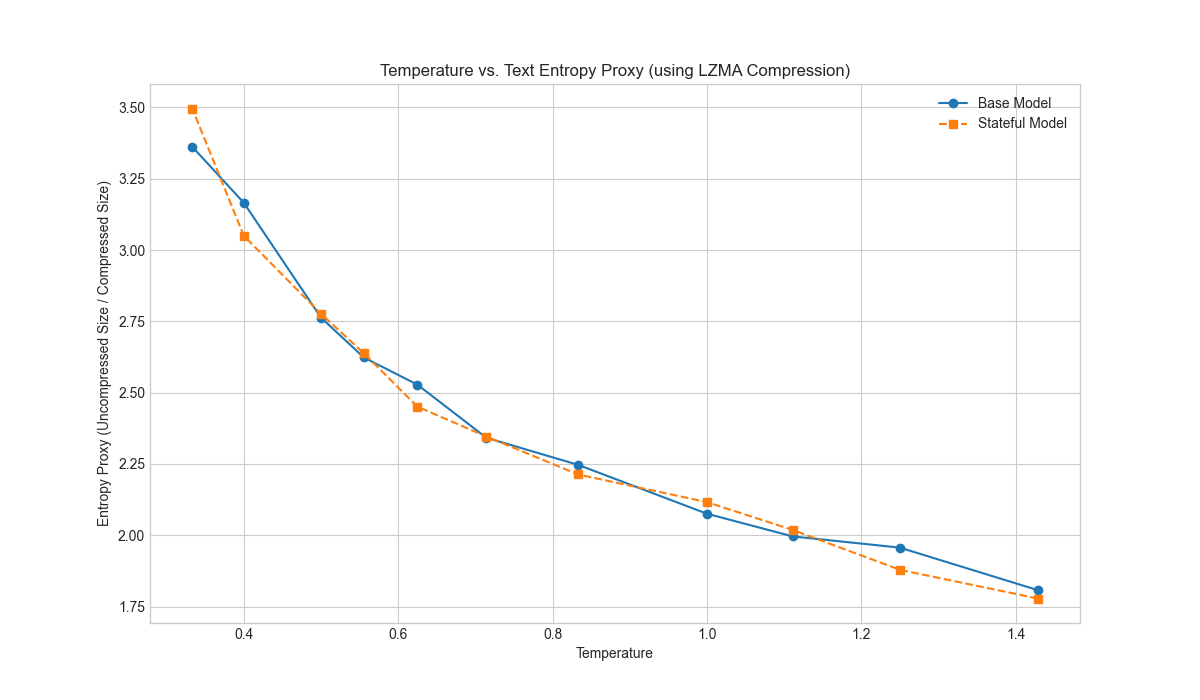

Write Python code to recreate this figure.
import os
import re
import lzma
import matplotlib.pyplot as plt
import pandas as pd

# Provided list of filenames
filenames = [
    "gen_test/base_temp_0dot7.txt",
    "gen_test/base_temp_0dot8.txt",
    "gen_test/base_temp_0dot9.txt",
    "gen_test/base_temp_1dot0.txt",
    "gen_test/base_temp_1dot2.txt",
    "gen_test/base_temp_1dot4.txt",
    "gen_test/base_temp_1dot6.txt",
    "gen_test/base_temp_1dot8.txt",
    "gen_test/base_temp_2dot0.txt",
    "gen_test/base_temp_2dot5.txt",
    "gen_test/base_temp_3dot0.txt",
    "gen_test/stateful_temp_0dot7_recursion.txt",
    "gen_test/stateful_temp_0dot8_recursion.txt",
    "gen_test/stateful_temp_0dot9_recursion.txt",
    "gen_test/stateful_temp_1dot0_recursion.txt",
    "gen_test/stateful_temp_1dot2_recursion.txt",
    "gen_test/stateful_temp_1dot4_recursion.txt",
    "gen_test/stateful_temp_1dot6_recursion.txt",
    "gen_test/stateful_temp_1dot8_recursion.txt",
    "gen_test/stateful_temp_2dot0_recursion.txt",
    "gen_test/stateful_temp_2dot5_recursion.txt",
    "gen_test/stateful_temp_3dot0_recursion.txt",
]

results = []

# Regular expression to parse filenames
# It captures model type (base/stateful) and temperature string (e.g., 0dot7)
pattern = re.compile(r"gen_test/(base|stateful)_temp_([\d+dot\d+]+).*\.txt")

print("Processing files...")

for filepath in filenames:
    match = pattern.match(filepath)
    if not match:
        print(f"Warning: Could not parse filename: {filepath}")
        continue

    model_type = match.group(1)
    temp_str = match.group(2)

    try:
        # Convert temperature string 'XdotY' to float X.Y
        temperature = float(temp_str.replace('dot', '.'))
    except ValueError:
        print(f"Warning: Could not convert temperature '{temp_str}' to float for file: {filepath}")
        continue

    try:
        # Read file content - assuming UTF-8 encoding
        with open(filepath, 'r', encoding='utf-8') as f:
            text_content = f.read()

        # Encode text to bytes for compression and size calculation
        byte_content = text_content.encode('utf-8')
        uncompressed_size = len(byte_content)

        # Handle empty files
        if uncompressed_size == 0:
            print(f"Warning: File is empty: {filepath}")
            entropy_proxy = 1.0 # Or perhaps 0 or NaN, defining 1 means no compression needed/possible
            compressed_size = 0
        else:
            # Compress using lzma
            compressed_content = lzma.compress(byte_content)
            compressed_size = len(compressed_content)

            # Calculate entropy proxy
            if compressed_size > 0:
                entropy_proxy = uncompressed_size / compressed_size
            else:
                # Should ideally not happen for non-empty input with lzma
                print(f"Warning: Compressed size is zero for non-empty file: {filepath}")
                entropy_proxy = float('inf') # Or handle appropriately

        results.append({
            'filepath': filepath,
            'model_type': model_type,
            'temperature': temperature,
            'uncompressed_size': uncompressed_size,
            'compressed_size': compressed_size,
            'entropy_proxy': entropy_proxy
        })
        print(f"Processed: {filepath} -> Temp: {temperature}, Model: {model_type}, Entropy Proxy: {entropy_proxy:.4f}")

    except FileNotFoundError:
        print(f"Error: File not found: {filepath}")
    except Exception as e:
        print(f"Error processing file {filepath}: {e}")

# Convert results to a Pandas DataFrame for easier manipulation and plotting
df = pd.DataFrame(results)

# --- Plotting ---
if not df.empty:
    plt.style.use('seaborn-v0_8-whitegrid') # Using a nice style
    fig, ax = plt.subplots(figsize=(12, 7))

    # Separate data for base and stateful models
    df_base = df[df['model_type'] == 'base'].sort_values(by='temperature')
    df_stateful = df[df['model_type'] == 'stateful'].sort_values(by='temperature')

    # Plot base model results
    ax.plot(1/df_base['temperature'], df_base['entropy_proxy'], marker='o', linestyle='-', label='Base Model')

    # Plot stateful model results
    ax.plot(1/df_stateful['temperature'], df_stateful['entropy_proxy'], marker='s', linestyle='--', label='Stateful Model')

    # Add labels and title
    ax.set_xlabel("Temperature")
    ax.set_ylabel("Entropy Proxy (Uncompressed Size / Compressed Size)")
    ax.set_title("Temperature vs. Text Entropy Proxy (using LZMA Compression)")

    # Add legend
    ax.legend()

    # Add grid
    ax.grid(True)

    # Show the plot
    plt.show()

    print("\n--- Summary ---")
    print(df.to_string()) # Print the full dataframe
else:
    print("\nNo data processed, cannot generate plot.")
